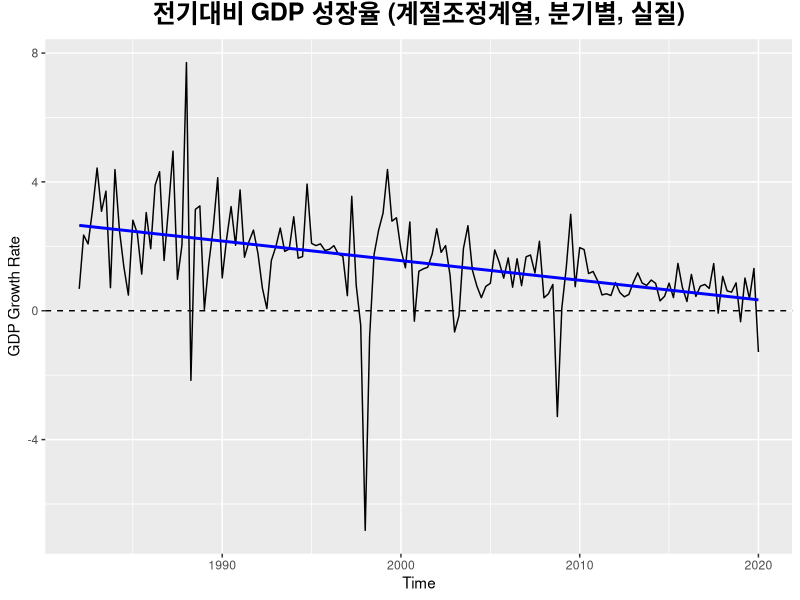
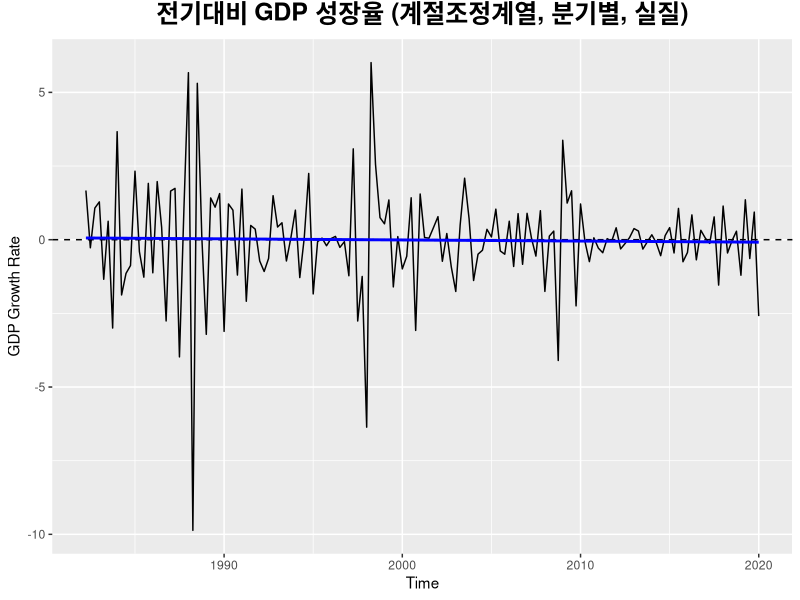
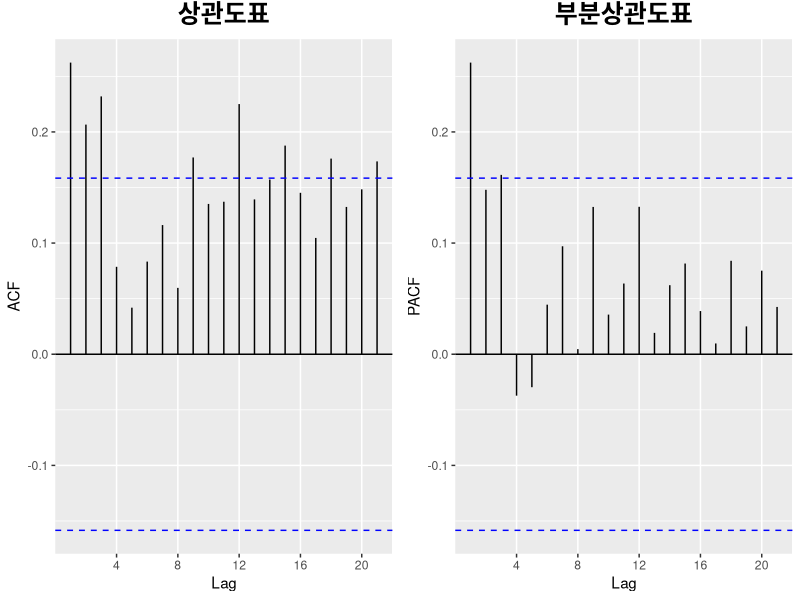
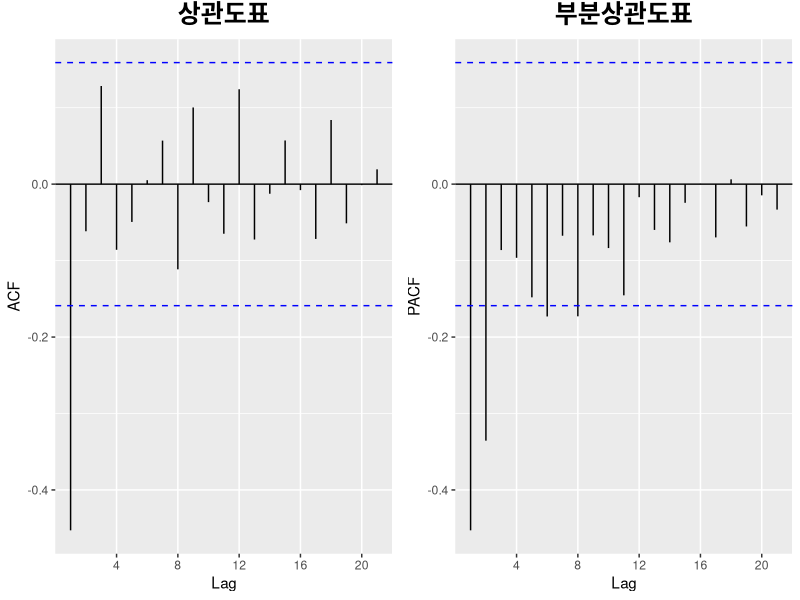
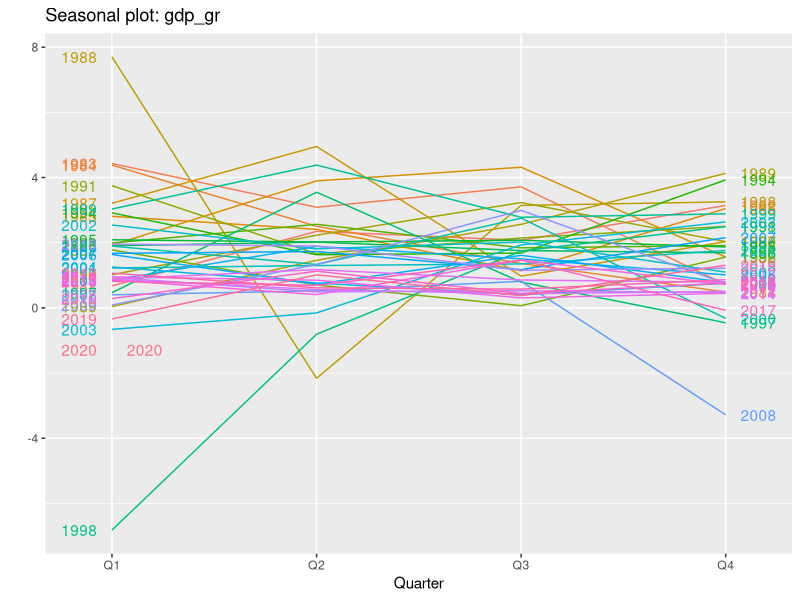
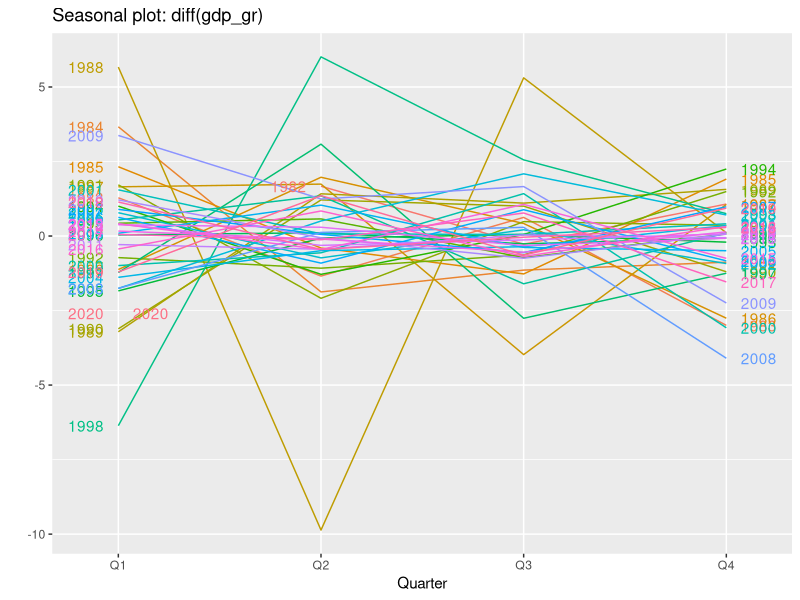

The R script that drew these images, in order: (Note: this script raises an error after producing the figures.)
rm(list = ls())
library(tseries)
library(forecast)
library(gridExtra)
library(ggfortify)
library(zoo)
library(dplyr)

# https://blogs.oracle.com/datascience/introduction-to-forecasting-with-arima-in-r
# https://rstudio-pubs-static.s3.amazonaws.com/303786_f1b99d6b7e9346c4b1488a174bab839a.html
# https://rc2e.com/timeseriesanalysis
# https://otexts.com/fppkr/arima-r.html

#
gdp <- read.csv("gdpq.csv", header = TRUE)
gdp_gr <- ts(gdp[,2], start=1982, frequency=4)

# subsetting?
# gdp_gr2 <- window(gdp_gr, 2000, 2020)

# library(zoo)
# gr <- as.zoo(gdp_gr)
# index(gr)

# 성장률은 로그변환 후 차분과 근사함. 일종의 차분을 통하여 추세가 제거됨.
# gghistogram(gdp_gr, add.kde = TRUE)
# shapiro.test(gdp_gr)

# Stationarity
# 추세가 보임
autoplot(gdp_gr) + xlab("Time") + ylab("GDP Growth Rate") + 
  theme(plot.title = element_text(size = 18, hjust = 0.5, vjust = 1.5, face = "bold")) + 
  ggtitle(label = "전기대비 GDP 성장율 (계절조정계열, 분기별, 실질)") +
  geom_hline(yintercept = 0, lty = 2, col = "black") +
  geom_smooth(aes(x = as.Date(time(gdp_gr)), y = gdp_gr),
              se = FALSE, method = "lm", lty = 1, col = "blue")

# 차분 후 확인
autoplot(diff(gdp_gr)) + xlab("Time") + ylab("GDP Growth Rate") + 
  theme(plot.title = element_text(size = 18, hjust = 0.5, vjust = 1.5, face = "bold")) + 
  ggtitle(label = "전기대비 GDP 성장율 (계절조정계열, 분기별, 실질)") +
  geom_hline(yintercept = 0, lty = 2, col = "black") +
  geom_smooth(aes(x = as.Date(time(diff(gdp_gr))), y = diff(gdp_gr)),
              se = FALSE, method = "lm", lty = 1, col = "blue")

adf.test(gdp_gr, alternative = "stationary", k = 0) # 단위근이 있다는 귀무가설을 기각. 단위근이 없는 I(0) 적분계열.
adf.test(diff(gdp_gr), alternative = "stationary", k = 0) # 단위근이 있다는 귀무가설을 기각. 단위근이 없는 I(0) 적분계열.

acf1 <- ggAcf(gdp_gr) + ggtitle("상관도표") +
  theme(plot.title = element_text(size = 18, hjust = 0.5, vjust = 1.5, face = "bold"))
pacf1 <- ggPacf(gdp_gr) + ggtitle("부분상관도표") +
  theme(plot.title = element_text(size = 18, hjust = 0.5, vjust = 1.5, face = "bold"))
grid.arrange(acf1, pacf1, ncol = 2)

acf2 <- ggAcf(diff(gdp_gr)) + ggtitle("상관도표") +
  theme(plot.title = element_text(size = 18, hjust = 0.5, vjust = 1.5, face = "bold"))
pacf2 <- ggPacf(diff(gdp_gr)) + ggtitle("부분상관도표") +
  theme(plot.title = element_text(size = 18, hjust = 0.5, vjust = 1.5, face = "bold"))
grid.arrange(acf2, pacf2, ncol = 2)


ggseasonplot(gdp_gr, year.labels = TRUE, year.labels.left = TRUE)
ggseasonplot(diff(gdp_gr), year.labels = TRUE, year.labels.left = TRUE)

# 모든 자기상관도표는 시차 0에서 acf=1
# 점선이 유의수준에 따른 기각역
# 륭-박스 검정은 m차까지 자기상관관계가 존재하지 않는다는 귀무가설

spectrum(gdp_sa)
spectrum(gdp_gr)

diff(diff(gdp_sa),4)
diff(gdp_sa, 4)

gdpp_fit = Arima(gdp_gr, order=c(1,1,1))
gdpp_fit

auto.arima(gdp_gr, seasonal = TRUE)
auto.arima(gdp_gr, seasonal = FALSE)

auto.arima(gdp_gr2, seasonal = TRUE)

# ggtsdisplay(gdp_gr)

?auto.arima()

df <- data.frame(p = double(), d = double(), q = double(), 
                 aic = double(), aicc = double(), bic = double())

for(p in 0:4){
  for(d in 0:1){
    for(q in 0:4){
      df <- rbind(df, data.frame(p = p, d = d, q = q, 
                                 Arima(gdp_gr, order = c(p, d, q))[c("aic", "aicc", "bic")]))
    }
  }
}

df[df$aic == min(df$aic),]
df[df$aicc == min(df$aicc),]
df[df$bic == min(df$bic),]

df
# 모형 간결의 원칙

##########################################

#과대적합

gdpp_fit = arima(gdp_gr, order=c(3,0,1))
gdpp_fit
gdpp_fit = arima(gdp_gr, order=c(4,0,0))
gdpp_fit

#잔차
gdpp_fit = arima(gdp_gr, order=c(3,0,0))
tsdiag(gdpp_fit)

#예측
par(mfrow=c(1,1))
plot(forecast(gdpp_fit, h=4), main="")
forecast(gdpp_fit, h=4)

########################################


gdp_gr2 <- window(gdp_gr, 2000, 2020)
auto.arima(gdp_gr2)
gdpp_fit2 = Arima(gdp_gr2, order = c(0, 1, 1))
plot(forecast(gdpp_fit2, h=12), main="")
forecast(gdpp_fit2, h=12)

gdp_gr3 <- window(gdp_gr, 2010, 2020)
auto.arima(gdp_gr3)
gdpp_fit3 = Arima(gdp_gr3, order = c(1, 1, 1))
plot(forecast(gdpp_fit3, h=12), main="")
forecast(gdpp_fit2, h=12)
